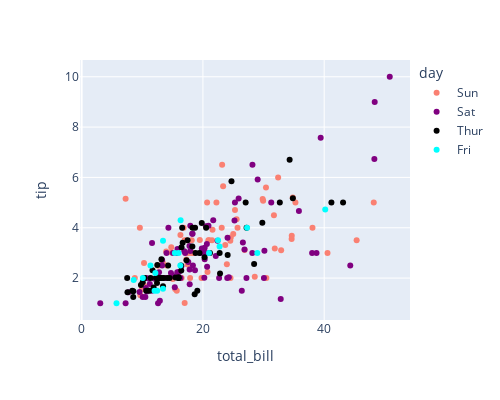

The notebook cell saved with this chart:
### Code cell
# Plotly에서의 discrete color map 활용
fig = px.scatter(
    df, x='total_bill', y='tip', width=500, height=400,
    color='day', color_discrete_map={'Thur':'black','Fri':'cyan','Sat':'purple','Sun':'salmon'}
)
fig.show()

### Figure 1 — Plotly figure (JSON) as saved in the notebook; plotly's stock layout.template omitted (floating-point values rounded to 4 significant figures)
{"data": [{"hovertemplate": "day=Sun<br>total_bill=%{x}<br>tip=%{y}<extra></extra>", "legendgroup": "Sun", "marker": {"color": "salmon", "symbol": "circle"}, "mode": "markers", "name": "Sun", "orientation": "v", "showlegend": true, "type": "scatter", "x": [16.99, 10.34, 21.01, 23.68, 24.59, 25.29, 8.77, 26.88, 15.04, 14.78, 10.27, 35.26, 15.42, 18.43, 14.83, 21.58, 10.33, 16.29, 16.97, 17.46, 13.94, 9.68, 30.4, 18.29, 22.23, 32.4, 28.55, 18.04, 12.54, 10.29, 34.81, 9.94, 25.56, 19.49, 38.07, 23.95, 25.71, 17.31, 29.93, 14.07, 13.13, 17.26, 24.55, 19.77, 29.85, 48.17, 25, 13.39, 16.49, 21.5, 12.66, 16.21, 13.81, 17.51, 24.52, 20.76, 31.71, 7.25, 31.85, 16.82, 32.9, 17.89, 14.48, 9.6, 34.63, 34.65, 23.33, 45.35, 23.17, 40.55, 20.69, 20.9, 30.46, 18.15, 23.1, 15.69], "xaxis": "x", "y": [1.01, 1.66, 3.5, 3.31, 3.61, 4.71, 2, 3.12, 1.96, 3.23, 1.71, 5, 1.57, 3, 3.02, 3.92, 1.67, 3.71, 3.5, 2.54, 3.06, 1.32, 5.6, 3, 5, 6, 2.05, 3, 2.5, 2.6, 5.2, 1.56, 4.34, 3.51, 4, 2.55, 4, 3.5, 5.07, 2.5, 2, 2.74, 2, 2, 5.14, 5, 3.75, 2.61, 2, 3.5, 2.5, 2, 2, 3, 3.48, 2.24, 4.5, 5.15, 3.18, 4, 3.11, 2, 2, 4, 3.55, 3.68, 5.65, 3.5, 6.5, 3, 5, 3.5, 2, 3.5, 4, 1.5], "yaxis": "y"}, {"hovertemplate": "day=Sat<br>total_bill=%{x}<br>tip=%{y}<extra></extra>", "legendgroup": "Sat", "marker": {"color": "purple", "symbol": "circle"}, "mode": "markers", "name": "Sat", "orientation": "v", "showlegend": true, "type": "scatter", "x": [20.65, 17.92, 20.29, 15.77, 39.42, 19.82, 17.81, 13.37, 12.69, 21.7, 19.65, 9.55, 18.35, 15.06, 20.69, 17.78, 24.06, 16.31, 16.93, 18.69, 31.27, 16.04, 38.01, 26.41, 11.24, 48.27, 20.29, 13.81, 11.02, 18.29, 17.59, 20.08, 16.45, 3.07, 20.23, 15.01, 12.02, 17.07, 26.86, 25.28, 14.73, 10.51, 17.92, 44.3, 22.42, 20.92, 15.36, 20.49, 25.21, 18.24, 14.31, 14, 7.25, 10.59, 10.63, 50.81, 15.81, 26.59, 38.73, 24.27, 12.76, 30.06, 25.89, 48.33, 13.27, 28.17, 12.9, 28.15, 11.59, 7.74, 30.14, 20.45, 13.28, 22.12, 24.01, 15.69, 11.61, 10.77, 15.53, 10.07, 12.6, 32.83, 35.83, 29.03, 27.18, 22.67, 17.82], "xaxis": "x", "y": [3.35, 4.08, 2.75, 2.23, 7.58, 3.18, 2.34, 2, 2, 4.3, 3, 1.45, 2.5, 3, 2.45, 3.27, 3.6, 2, 3.07, 2.31, 5, 2.24, 3, 1.5, 1.76, 6.73, 3.21, 2, 1.98, 3.76, 2.64, 3.15, 2.47, 1, 2.01, 2.09, 1.97, 3, 3.14, 5, 2.2, 1.25, 3.08, 2.5, 3.48, 4.08, 1.64, 4.06, 4.29, 3.76, 4, 3, 1, 1.61, 2, 10, 3.16, 3.41, 3, 2.03, 2.23, 2, 5.16, 9, 2.5, 6.5, 1.1, 3, 1.5, 1.44, 3.09, 3, 2.72, 2.88, 2, 3, 3.39, 1.47, 3, 1.25, 1, 1.17, 4.67, 5.92, 2, 2, 1.75], "yaxis": "y"}, {"hovertemplate": "day=Thur<br>total_bill=%{x}<br>tip=%{y}<extra></extra>", "legendgroup": "Thur", "marker": {"color": "black", "symbol": "circle"}, "mode": "markers", "name": "Thur", "orientation": "v", "showlegend": true, "type": "scatter", "x": [27.2, 22.76, 17.29, 19.44, 16.66, 10.07, 32.68, 15.98, 34.83, 13.03, 18.28, 24.71, 21.16, 10.65, 12.43, 24.08, 11.69, 13.42, 14.26, 15.95, 12.48, 29.8, 8.52, 14.52, 11.38, 22.82, 19.08, 20.27, 11.17, 12.26, 18.26, 8.51, 10.33, 14.15, 16, 13.16, 17.47, 34.3, 41.19, 27.05, 16.43, 8.35, 18.64, 11.87, 9.78, 7.51, 19.81, 28.44, 15.48, 16.58, 7.56, 10.34, 43.11, 13, 13.51, 18.71, 12.74, 13, 16.4, 20.53, 16.47, 18.78], "xaxis": "x", "y": [4, 3, 2.71, 3, 3.4, 1.83, 5, 2.03, 5.17, 2, 4, 5.85, 3, 1.5, 1.8, 2.92, 2.31, 1.68, 2.5, 2, 2.52, 4.2, 1.48, 2, 2, 2.18, 1.5, 2.83, 1.5, 2, 3.25, 1.25, 2, 2, 2, 2.75, 3.5, 6.7, 5, 5, 2.3, 1.5, 1.36, 1.63, 1.73, 2, 4.19, 2.56, 2.02, 4, 1.44, 2, 5, 2, 2, 4, 2.01, 2, 2.5, 4, 3.23, 3], "yaxis": "y"}, {"hovertemplate": "day=Fri<br>total_bill=%{x}<br>tip=%{y}<extra></extra>", "legendgroup": "Fri", "marker": {"color": "cyan", "symbol": "circle"}, "mode": "markers", "name": "Fri", "orientation": "v", "showlegend": true, "type": "scatter", "x": [28.97, 22.49, 5.75, 16.32, 22.75, 40.17, 27.28, 12.03, 21.01, 12.46, 11.35, 15.38, 12.16, 13.42, 8.58, 15.98, 13.42, 16.27, 10.09], "xaxis": "x", "y": [3, 3.5, 1, 4.3, 3.25, 4.73, 4, 1.5, 3, 1.5, 2.5, 3, 2.2, 3.48, 1.92, 3, 1.58, 2.5, 2], "yaxis": "y"}], "layout": {"height": 400, "legend": {"title": {"text": "day"}, "tracegroupgap": 0}, "margin": {"t": 60}, "width": 500, "xaxis": {"anchor": "y", "autorange": true, "domain": [0, 1], "range": [-0.2758, 54.16], "title": {"text": "total_bill"}, "type": "linear"}, "yaxis": {"anchor": "x", "autorange": true, "domain": [0, 1], "range": [0.3344, 10.67], "title": {"text": "tip"}, "type": "linear"}}}
